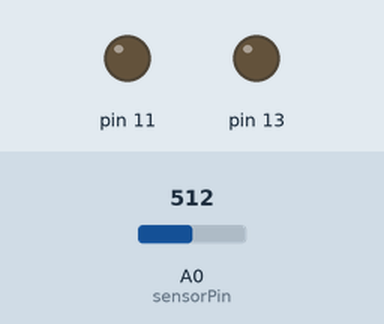
Bench run of a sketch on a simulated Arduino Uno, built with avr-gcc and run on an emulated ATmega328P. On the bench: output pins drawn as LEDs (lit = HIGH). The inputs (shaded band) are chosen by the test bench; at power-on: A0 (sensorPin) = 512. What the sketch prints to the serial monitor is not drawn.

Above: at 1.2 s.
1.3 s: A0 (sensorPin) set to 16
2.8 s: A0 (sensorPin) set to 12
At 3.5 s:
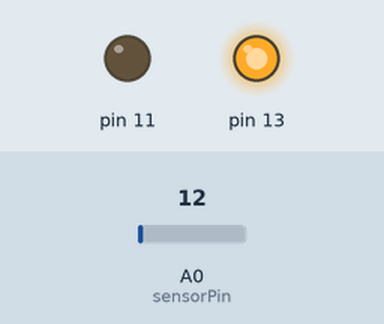
4.3 s: A0 (sensorPin) set to 122
At 4.7 s:
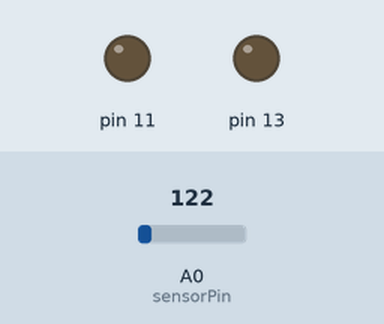
5.8 s: A0 (sensorPin) set to 0
At 6.9 s:
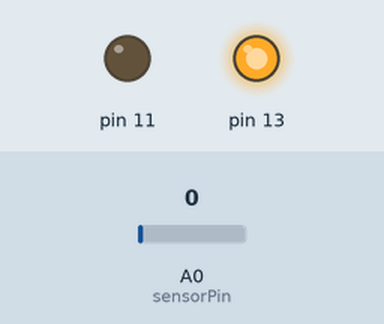
Timing chart, 0 to 8.3 s (numbered marks = the images above; inputs shaded):
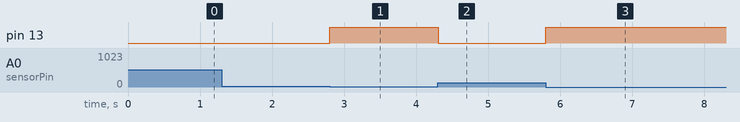

Measured:
- the behaviour switches between 15 and 14 on A0 (sensorPin) (found by bisection; images 0 and 1)
- after the input at 2.8 s, pin 13: LOW → HIGH at once
- after the input at 4.3 s, pin 13: HIGH → LOW at once
- after the input at 5.8 s, pin 13: LOW → HIGH at once

The sketch:

light.ino
```cpp
int sensorPin = A0;    // select the input pin for the potentiometer
//int ledPin = 13;      // select the pin for the LED
int sensorValue = 5;  // variable to store the value coming from the sensor


void setup() {
  // declare the ledPin as an OUTPUT:
  Serial.begin(9600);
  pinMode(13, OUTPUT);
  pinMode(11,OUTPUT);
}


/*void loop() {
  // read the value from the sensor:
  sensorValue = analogRead(sensorPin);
  // turn the ledPin on
  digitalWrite(ledPin, HIGH);
  // stop the program for <sensorValue> milliseconds:
  delay(sensorValue);
  // turn the ledPin off:
  digitalWrite(ledPin, LOW);
  // stop the program for for <sensorValue> milliseconds:
  delay(sensorValue);
}*/
void loop()
{
  sensorValue=analogRead(A0);
  if(sensorValue <= 14)
  digitalWrite(13,HIGH);
  else
  digitalWrite(13,LOW);
  Serial.println(5);
  delay(2);
}
```
